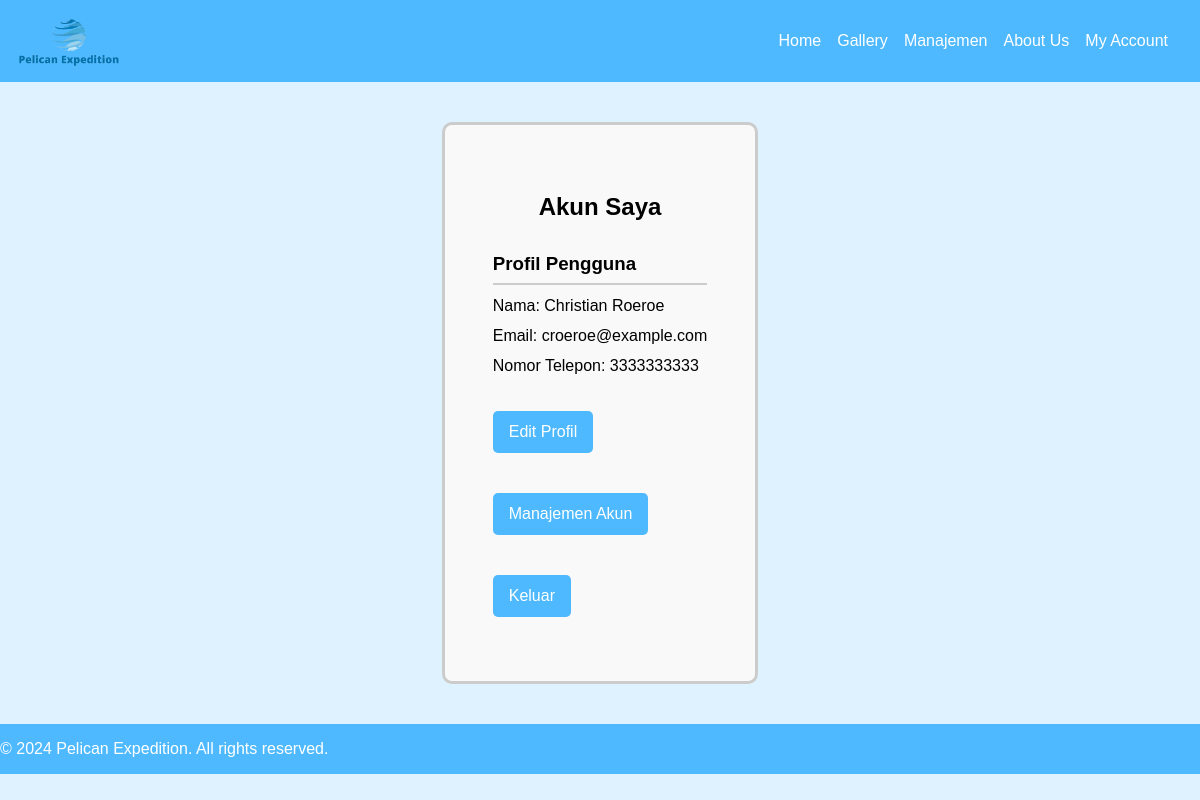
The app's page /php/my_account_admin.php (signed in) with its own data.
### tables this page shows
CREATE TABLE `users` (
  `id` int(11) NOT NULL,
  `username` varchar(50) NOT NULL,
  `password` varchar(255) NOT NULL,
  `name` varchar(100) NOT NULL,
  `email` varchar(100) NOT NULL,
  `phone` varchar(20) NOT NULL,
  `user_type` enum('admin','member') NOT NULL
);

### php/my_account_admin.php (the view, shortened to what this page needs)
<?php
include 'config.php';
$user_id = $_SESSION['user_id'];
$sql = "SELECT name, email, phone FROM users WHERE id = ?";
$stmt = $conn->prepare($sql);
$stmt->bind_param("i", $user_id);
$stmt->execute();
$result = $stmt->get_result();
if ($result->num_rows > 0) {
    $user = $result->fetch_assoc();
} else {
    echo "Pengguna tidak ditemukan.";
    exit;
}
?>
<!DOCTYPE html>
<html lang="en">
<head>
    <link rel="stylesheet" href="../css/style.css">
</head>
<body class='konten'>
    <header class="main-menu">
        <div class="container">
            <img src="../img/logo.png" alt="Pelican Expedition Logo" class="logo">
        </div>
        <nav>
            <ul>
                <li><a href="../home_admin.html">Home</a></li>
                <li><a href="../gallery_admin.html">Gallery</a></li>
                <li><a href="manajemen_pengiriman.php">Manajemen</a></li>
                <li><a href="../contact_admin.html">About Us</a></li>
                <li><a href="my_account_admin.php">My Account</a></li>
            </ul>
        </nav>
    </header>
    <div class="my-account">
        <h2>Akun Saya</h2>
        <div class="account-section">
            <h3>Profil Pengguna</h3>
            <p>Nama: <?php echo htmlspecialchars($user['name']); ?></p>
            <p>Email: <?php echo htmlspecialchars($user['email']); ?></p>
            <p>Nomor Telepon: <?php echo htmlspecialchars($user['phone']); ?></p>
            <a href="edit_profile_admin.php" class="btn">Edit Profil</a>
        </div>
        <div class="account-section">
            <p><a href="list_account.php" class="btn">Manajemen Akun</a></p>
        </div>
        <div class="account-section">
            <p><a href="index.php" class="btn">Keluar</a></p>
        </div>
        </div>
    <footer class="footer">
        <p>&copy; 2024 Pelican Expedition. All rights reserved.</p>
    </footer>
</body>
</html>

### css/style.css (style rules this page uses)
body { height: 100%; margin: 0; display: flex; flex-direction: column; padding: 0; font-family: Arial, sans-serif; }
.footer { background-color: #4fb9ff; color:#fff; font-family: Arial; text-align: center; padding: 5px auto; position: flex; display: flex; }
.konten { display: flex; flex-direction: column; background-color: #def2ff; }
.main-menu { background-color: #4fb9ff; padding: 1rem; position: relative; display: flex; justify-content: space-between; align-items: center; }
.main-menu .container { display: flex; align-items: center; }
.main-menu .logo { height: 50px; width: auto; margin-right: 1rem; }
.main-menu ul { list-style: none; margin: 0; padding: 0; display: flex; justify-content: center; text-align: center; }
.main-menu ul li { margin-right: 1rem; }
.main-menu a { color: #fff; text-decoration: none; }
.my-account { max-width: 900px; margin: 2.5rem auto; padding: 3rem; border: 3px solid #ccc; border-radius: 10px; background-color: #f9f9f9; }
.my-account h2 { text-align: center; margin-bottom: 2rem; }
.my-account .account-section { margin-bottom: 1rem; }
.my-account .account-section h3 { border-bottom: 2px solid #ccc; padding-bottom: 0.5rem; margin-bottom: 0.5rem; }
.my-account .account-section p { margin: 0.75rem 0; }
.my-account .account-section .btn { display: inline-block; padding: 0.75rem 1rem; background-color: #4fb9ff; color: #fff; text-decoration: none; border-radius: 5px; margin-top: 1.5rem; }

### records on screen
users: name "Christian Roeroe", email "croeroe@example.com", phone "3333333333"
